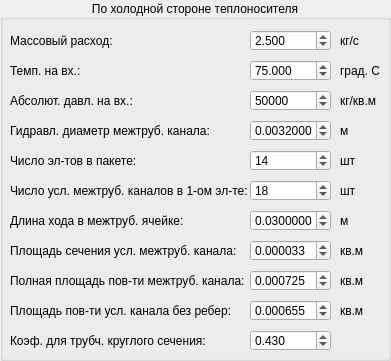
   <widget class="QGroupBox" name="groupBox">
    <property name="geometry">
     <rect>
      <x>10</x>
      <y>10</y>
      <width>391</width>
      <height>361</height>
     </rect>
    </property>
    <property name="title">
     <string>По холодной стороне теплоносителя</string>
    </property>
    <property name="alignment">
     <set>Qt::AlignCenter</set>
    </property>
    <widget class="QLabel" name="label_20">
     <property name="geometry">
      <rect>
       <x>340</x>
       <y>300</y>
       <width>51</width>
       <height>21</height>
      </rect>
     </property>
     <property name="text">
      <string>кв.м</string>
     </property>
    </widget>
    <widget class="QLabel" name="label">
     <property name="geometry">
      <rect>
       <x>10</x>
       <y>30</y>
       <width>241</width>
       <height>21</height>
      </rect>
     </property>
     <property name="text">
      <string>Массовый расход:</string>
     </property>
    </widget>
    <widget class="QDoubleSpinBox" name="LGdoubleSpinBox">
     <property name="geometry">
      <rect>
       <x>250</x>
       <y>210</y>
       <width>81</width>
       <height>21</height>
      </rect>
     </property>
     <property name="decimals">
      <number>7</number>
     </property>
     <property name="maximum">
      <double>9.999000000000001</double>
     </property>
     <property name="singleStep">
      <double>0.010000000000000</double>
     </property>
     <property name="value">
      <double>0.030000000000000</double>
     </property>
    </widget>
    <widget class="QLabel" name="label_11">
     <property name="geometry">
      <rect>
       <x>340</x>
       <y>30</y>
       <width>51</width>
       <height>21</height>
      </rect>
     </property>
     <property name="text">
      <string>кг/с</string>
     </property>
    </widget>
    <widget class="QLabel" name="label_15">
     <property name="geometry">
      <rect>
       <x>340</x>
       <y>150</y>
       <width>51</width>
       <height>21</height>
      </rect>
     </property>
     <property name="text">
      <string>шт</string>
     </property>
    </widget>
    <widget class="QLabel" name="label_17">
     <property name="geometry">
      <rect>
       <x>340</x>
       <y>210</y>
       <width>51</width>
       <height>21</height>
      </rect>
     </property>
     <property name="text">
      <string>м</string>
     </property>
    </widget>
    <widget class="QLabel" name="label_5">
     <property name="geometry">
      <rect>
       <x>10</x>
       <y>150</y>
       <width>241</width>
       <height>21</height>
      </rect>
     </property>
     <property name="text">
      <string>Число эл-тов в пакете:</string>
     </property>
    </widget>
    <widget class="QLabel" name="label_7">
     <property name="geometry">
      <rect>
       <x>10</x>
       <y>210</y>
       <width>241</width>
       <height>21</height>
      </rect>
     </property>
     <property name="text">
      <string>Длина хода в межтруб. ячейке:</string>
     </property>
    </widget>
    <widget class="QLabel" name="label_2">
     <property name="geometry">
      <rect>
       <x>10</x>
       <y>60</y>
       <width>241</width>
       <height>21</height>
      </rect>
     </property>
     <property name="text">
      <string>Темп. на вх.:</string>
     </property>
    </widget>
    <widget class="QLabel" name="label_14">
     <property name="geometry">
      <rect>
       <x>340</x>
       <y>90</y>
       <width>51</width>
       <height>21</height>
      </rect>
     </property>
     <property name="text">
      <string>кг/кв.м</string>
     </property>
    </widget>
    <widget class="QDoubleSpinBox" name="DEGdoubleSpinBox">
     <property name="geometry">
      <rect>
       <x>250</x>
       <y>120</y>
       <width>81</width>
       <height>21</height>
      </rect>
     </property>
     <property name="decimals">
      <number>7</number>
     </property>
     <property name="maximum">
      <double>9.999000000000001</double>
     </property>
     <property name="singleStep">
      <double>0.010000000000000</double>
     </property>
     <property name="value">
      <double>0.003200000000000</double>
     </property>
    </widget>
    <widget class="QDoubleSpinBox" name="GGdoubleSpinBox">
     <property name="geometry">
      <rect>
       <x>250</x>
       <y>30</y>
       <width>81</width>
       <height>21</height>
      </rect>
     </property>
     <property name="decimals">
      <number>3</number>
     </property>
     <property name="maximum">
      <double>999.999000000000024</double>
     </property>
     <property name="singleStep">
      <double>0.010000000000000</double>
     </property>
     <property name="value">
      <double>2.500000000000000</double>
     </property>
    </widget>
    <widget class="QLabel" name="label_18">
     <property name="geometry">
      <rect>
       <x>340</x>
       <y>240</y>
       <width>51</width>
       <height>21</height>
      </rect>
     </property>
     <property name="text">
      <string>кв.м</string>
     </property>
    </widget>
    <widget class="QLabel" name="label_3">
     <property name="geometry">
      <rect>
       <x>10</x>
       <y>90</y>
       <width>241</width>
       <height>21</height>
      </rect>
     </property>
     <property name="text">
      <string>Абсолют. давл. на вх.:</string>
     </property>
    </widget>
    <widget class="QLabel" name="label_16">
     <property name="geometry">
      <rect>
       <x>340</x>
       <y>180</y>
       <width>51</width>
       <height>21</height>
      </rect>
     </property>
     <property name="text">
      <string>шт</string>
     </property>
    </widget>
    <widget class="QLabel" name="label_6">
     <property name="geometry">
      <rect>
       <x>10</x>
       <y>180</y>
       <width>241</width>
       <height>21</height>
      </rect>
     </property>
     <property name="text">
      <string>Число усл. межтруб. каналов в 1-ом эл-те:</string>
     </property>
    </widget>
    <widget class="QLabel" name="label_12">
     <property name="geometry">
      <rect>
       <x>340</x>
       <y>60</y>
       <width>51</width>
       <height>21</height>
      </rect>
     </property>
     <property name="text">
      <string>град. C</string>
     </property>
    </widget>
    <widget class="QLabel" name="label_10">
     <property name="geometry">
      <rect>
       <x>10</x>
       <y>300</y>
       <width>241</width>
       <height>21</height>
      </rect>
     </property>
     <property name="text">
      <string>Площадь пов-ти усл. канала без ребер:</string>
     </property>
    </widget>
    <widget class="QSpinBox" name="NKYspinBox">
     <property name="geometry">
      <rect>
       <x>250</x>
       <y>180</y>
       <width>81</width>
       <height>21</height>
      </rect>
     </property>
     <property name="maximum">
      <number>9999</number>
     </property>
     <property name="value">
      <number>18</number>
     </property>
    </widget>
    <widget class="QDoubleSpinBox" name="SGdoubleSpinBox">
     <property name="geometry">
      <rect>
       <x>250</x>
       <y>240</y>
       <width>81</width>
       <height>21</height>
      </rect>
     </property>
     <property name="decimals">
      <number>6</number>
     </property>
     <property name="maximum">
      <double>999.990000000000009</double>
     </property>
     <property name="singleStep">
      <double>0.010000000000000</double>
     </property>
     <property name="value">
      <double>0.000033000000000</double>
     </property>
    </widget>
    <widget class="QLabel" name="label_9">
     <property name="geometry">
      <rect>
       <x>10</x>
       <y>270</y>
       <width>241</width>
       <height>21</height>
      </rect>
     </property>
     <property name="text">
      <string>Полная площадь пов-ти межтруб. канала:</string>
     </property>
    </widget>
    <widget class="QLabel" name="label_13">
     <property name="geometry">
      <rect>
       <x>340</x>
       <y>120</y>
       <width>51</width>
       <height>21</height>
      </rect>
     </property>
     <property name="text">
      <string>м</string>
     </property>
    </widget>
    <widget class="QLabel" name="label_19">
     <property name="geometry">
      <rect>
       <x>340</x>
       <y>270</y>
       <width>51</width>
       <height>21</height>
      </rect>
     </property>
     <property name="text">
      <string>кв.м</string>
     </property>
    </widget>
    <widget class="QSpinBox" name="NEGspinBox">
     <property name="geometry">
      <rect>
       <x>250</x>
       <y>150</y>
       <width>81</width>
       <height>21</height>
      </rect>
     </property>
     <property name="maximum">
      <number>9999</number>
     </property>
     <property name="value">
      <number>14</number>
     </property>
    </widget>
    <widget class="QSpinBox" name="PGspinBox">
     <property name="geometry">
      <rect>
       <x>250</x>
       <y>90</y>
       <width>81</width>
       <height>21</height>
      </rect>
     </property>
     <property name="maximum">
      <number>9999999</number>
     </property>
     <property name="value">
      <number>50000</number>
     </property>
    </widget>
    <widget class="QLabel" name="label_8">
     <property name="geometry">
      <rect>
       <x>10</x>
       <y>240</y>
       <width>241</width>
       <height>21</height>
      </rect>
     </property>
     <property name="text">
      <string>Площадь сечения усл. межтруб. канала:</string>
     </property>
    </widget>
    <widget class="QDoubleSpinBox" name="FGdoubleSpinBox">
     <property name="geometry">
      <rect>
       <x>250</x>
       <y>270</y>
       <width>81</width>
       <height>21</height>
      </rect>
     </property>
     <property name="decimals">
      <number>6</number>
     </property>
     <property name="maximum">
      <double>999.990000000000009</double>
     </property>
     <property name="singleStep">
      <double>0.010000000000000</double>
     </property>
     <property name="value">
      <double>0.000725000000000</double>
     </property>
    </widget>
    <widget class="QDoubleSpinBox" name="FEGdoubleSpinBox">
     <property name="geometry">
      <rect>
       <x>250</x>
       <y>300</y>
       <width>81</width>
       <height>21</height>
      </rect>
     </property>
     <property name="decimals">
      <number>6</number>
     </property>
     <property name="maximum">
      <double>999.990000000000009</double>
     </property>
     <property name="singleStep">
      <double>0.010000000000000</double>
     </property>
     <property name="value">
      <double>0.000655000000000</double>
     </property>
    </widget>
    <widget class="QLabel" name="label_4">
     <property name="geometry">
      <rect>
       <x>10</x>
       <y>120</y>
       <width>241</width>
       <height>21</height>
      </rect>
     </property>
     <property name="text">
      <string>Гидравл. диаметр межтруб. канала:</string>
     </property>
    </widget>
    <widget class="QDoubleSpinBox" name="TGdoubleSpinBox">
     <property name="geometry">
      <rect>
       <x>250</x>
       <y>60</y>
       <width>81</width>
       <height>21</height>
      </rect>
     </property>
     <property name="decimals">
      <number>3</number>
     </property>
     <property name="maximum">
      <double>9999.989999999999782</double>
     </property>
     <property name="value">
      <double>75.000000000000000</double>
     </property>
    </widget>
    <widget class="QLabel" name="label_50">
     <property name="geometry">
      <rect>
       <x>10</x>
       <y>330</y>
       <width>241</width>
       <height>21</height>
      </rect>
     </property>
     <property name="text">
      <string>Коэф. для трубч. круглого сечения:</string>
     </property>
    </widget>
    <widget class="QDoubleSpinBox" name="MGdoubleSpinBox">
     <property name="geometry">
      <rect>
       <x>250</x>
       <y>330</y>
       <width>81</width>
       <height>21</height>
      </rect>
     </property>
     <property name="toolTip">
      <string>По умолчанию: 0,43</string>
     </property>
     <property name="decimals">
      <number>3</number>
     </property>
     <property name="maximum">
      <double>1.000000000000000</double>
     </property>
     <property name="singleStep">
      <double>0.010000000000000</double>
     </property>
     <property name="value">
      <double>0.430000000000000</double>
     </property>
    </widget>
   </widget>
